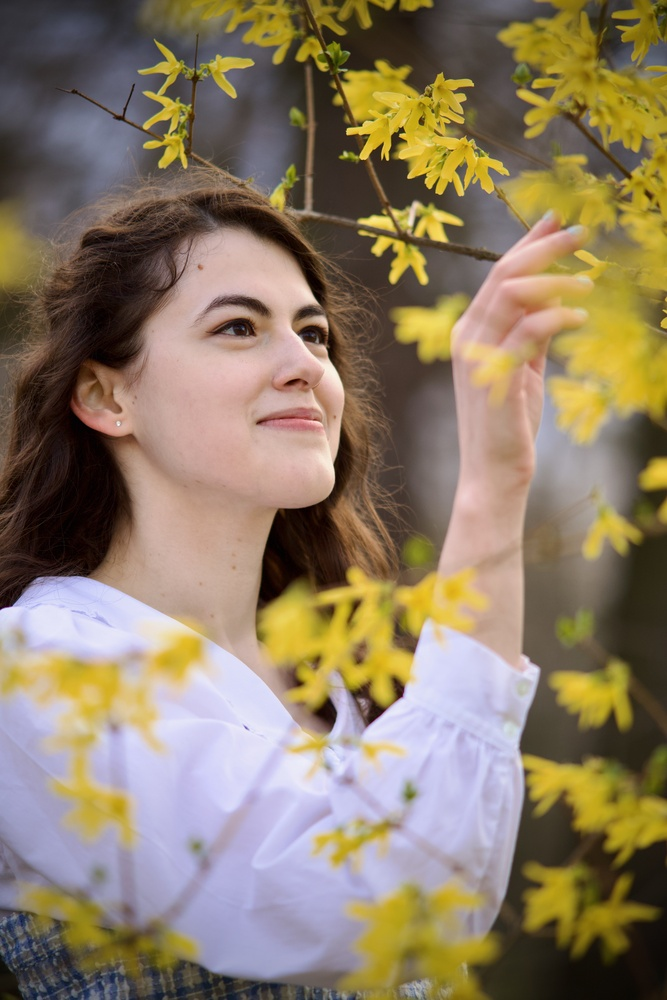
#> input picture resources/boglarka.jpg, 667 x 1000 px, shrunk from 4000 x 6000 before the run, found by its file name
$ python brightness-contrast-lut.py
#> lines starting #> are read from the running program, lines starting #| are printed output that depends on the picture
from PIL import Image
import numpy as np
import matplotlib.pyplot as plt
from timeit import default_timer as timer

# Open the image using PIL and convert to grayscale
image = Image.open("path-to-resources/boglarka.jpg").convert("L")
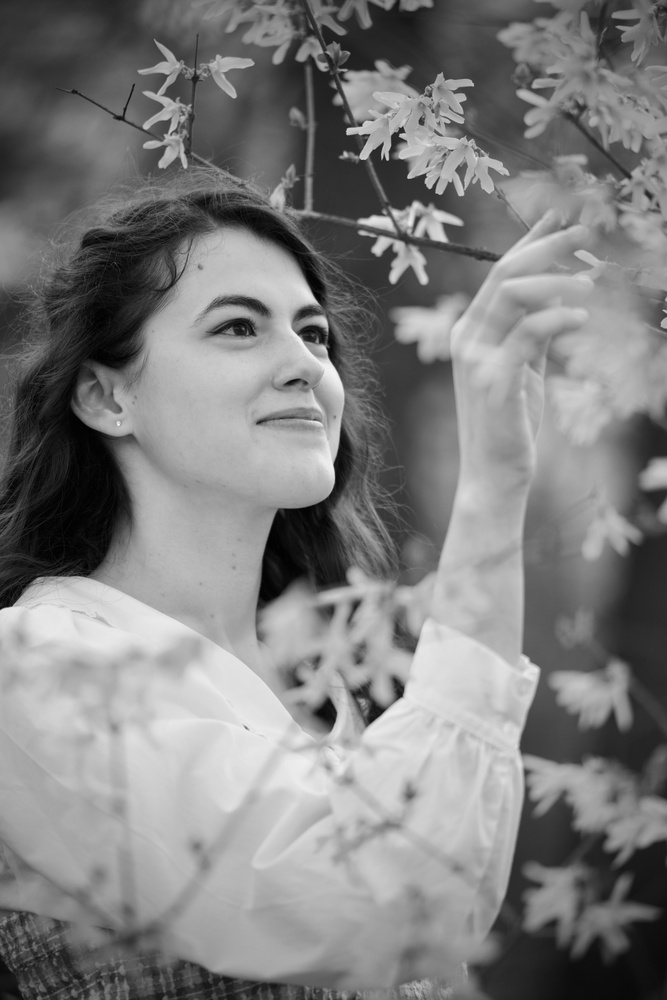
#> image: PIL image 667x1000 L; min 0, max 252, mean 126.2

# Convert image to a NumPy array
data = np.array(image, dtype = np.uint8)
print(data.shape)  # (height, width, channels)
#| (1000, 667)

# Set brightness and contrast
brightness = 25  # [-127;127] where 0 means unchanged
contrast = 75    # [-127;127] where 0 means unchanged

# Build a grayscale LUT
myLUT = np.zeros(256, dtype = np.uint8)
for li in range(255):
    myLUT[li]= np.clip(li * (contrast / 127 + 1) - contrast + brightness, 0, 255)

# Measure execution time of applying the LUT
start1 = timer()
# Apply the LUT
final_image1 = myLUT[data]
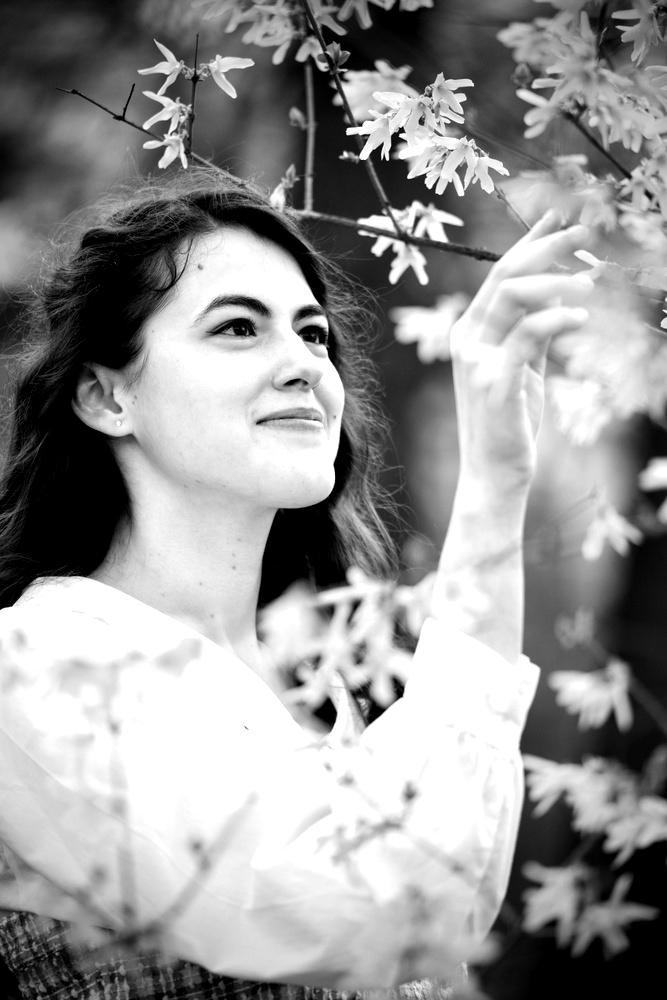
#> final_image1: shape (1000, 667); min 0, max 255, mean 148.2
# End timer
end1 = timer()

# Measure execution time of basic processing
start2 = timer()
# Change brigtness and contrast with the usual method
final_image2 = np.clip(data * (contrast / 127 + 1) - contrast + brightness, 0, 255)
final_image2 = np.uint8(final_image2)
# End timer
end2 = timer()

print(f"Basic method: {round((end2 - start2) * 1000, 3)}ms")
print(f"Using a LUT: {round((end1 - start1) * 1000, 3)}ms")

# Display images
fig, ax = plt.subplots(1, 2, figsize = (12, 6))
ax[0].imshow(final_image1, cmap = "gray")
ax[0].set_title("LUT-applied Image")
ax[0].axis("off")
ax[1].imshow(final_image2, cmap = "gray")
ax[1].set_title("Basic Processing Image")
ax[1].axis("off")
plt.tight_layout()
plt.show()
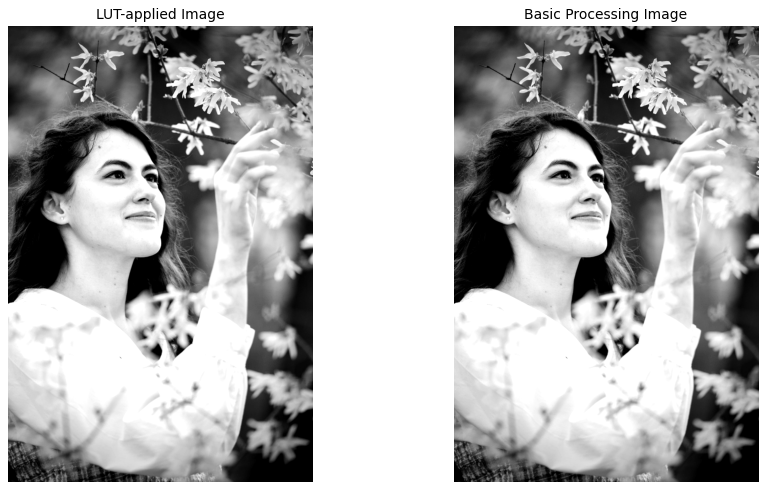
#> figure drawn by matplotlib, 2 panels

$ run again, with resources/chest-tube.jpg copied over resources/boglarka.jpg
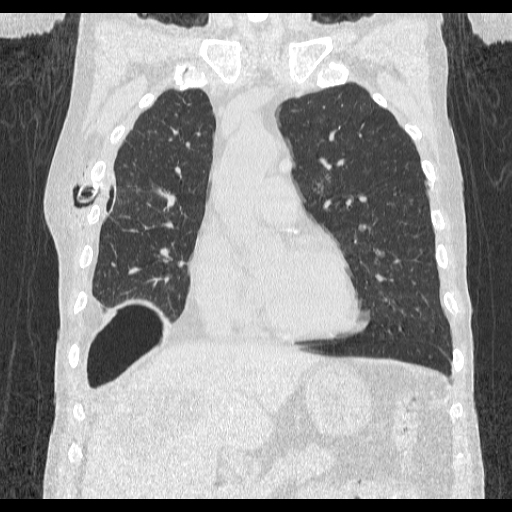
#> input picture resources/chest-tube.jpg, 512 x 512 px, found by its file name
#> image is the input picture: PIL image 512x512 L; min 0, max 255, mean 146.4
#| (512, 512)
#> `final_image2 = np.clip(data * (contrast / 127 + 1) - contrast + bright..`:
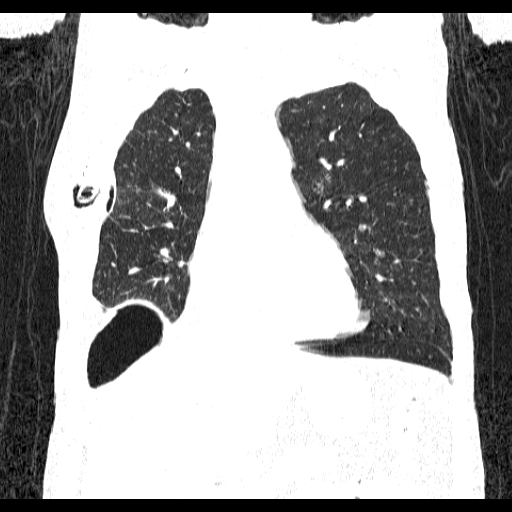
#> final_image2: shape (512, 512) float64; min 0, max 255, mean 164.3
#> `plt.show()`:
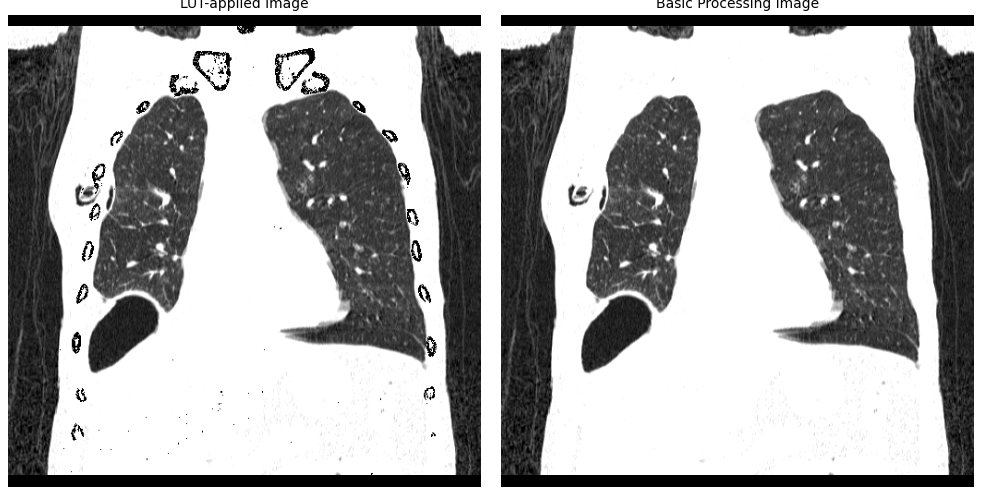
#> figure drawn by matplotlib, 2 panels
